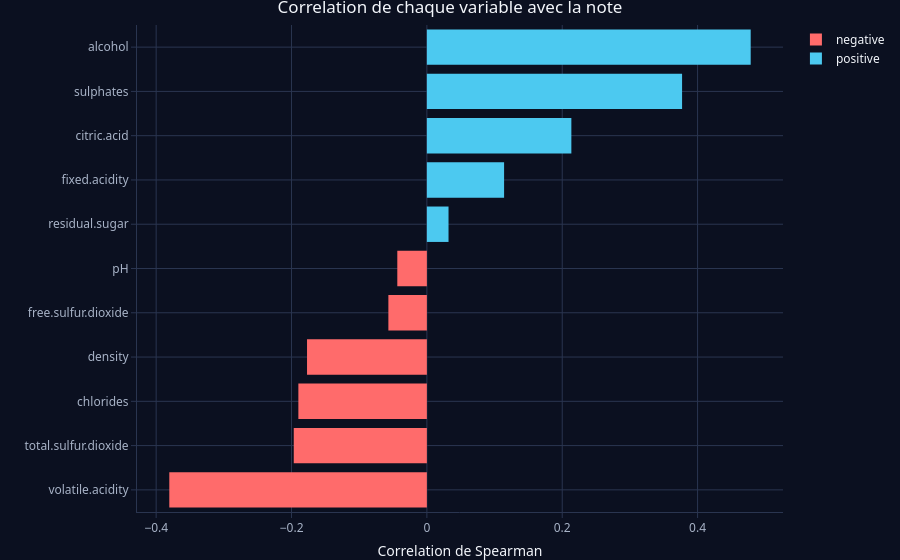

The cell this chart's notebook holds for it:
### Markdown cell above
### Question 2 — Exploration visuelle : variables influencant la qualite

### Code cell
# Correlation de Spearman (rangs) : adaptee a une note ordinale
corr <- sort(sapply(X, function(col) cor(col, y, method = "spearman")))
cdf <- data.frame(variable = factor(names(corr), levels = names(corr)), correlation = as.numeric(corr))
cdf$signe <- ifelse(cdf$correlation >= 0, "positive", "negative")
plot_ly(cdf, x = ~correlation, y = ~variable, type = "bar", orientation = "h",
        color = ~signe, colors = c(negative = pick_color(1), positive = pick_color(0))) %>%
  layout(title = "Correlation de chaque variable avec la note",
         xaxis = list(title = "Correlation de Spearman"), yaxis = list(title = "")) %>%
  apply_dark_theme()

### Figure 1 — Plotly figure (JSON) as saved in the notebook; plotly's stock layout.template omitted (floating-point values rounded to 4 significant figures)
{"data": [{"error_x": {"color": "rgba(255,107,107,1)"}, "error_y": {"color": "rgba(255,107,107,1)"}, "marker": {"color": "rgba(255,107,107,1)", "line": {"color": "rgba(255,107,107,1)"}}, "name": "negative", "orientation": "h", "textfont": {"color": "rgba(255,107,107,1)"}, "type": "bar", "x": [-0.3806, -0.1967, -0.1899, -0.1771, -0.0569, -0.0437], "xaxis": "x", "y": ["volatile.acidity", "total.sulfur.dioxide", "chlorides", "density", "free.sulfur.dioxide", "pH"], "yaxis": "y"}, {"error_x": {"color": "rgba(76,201,240,1)"}, "error_y": {"color": "rgba(76,201,240,1)"}, "marker": {"color": "rgba(76,201,240,1)", "line": {"color": "rgba(76,201,240,1)"}}, "name": "positive", "orientation": "h", "textfont": {"color": "rgba(76,201,240,1)"}, "type": "bar", "x": [0.032, 0.1141, 0.2135, 0.3771, 0.4785], "xaxis": "x", "y": ["residual.sugar", "fixed.acidity", "citric.acid", "sulphates", "alcohol"], "yaxis": "y"}], "layout": {"colorway": ["#4cc9f0", "#ff6b6b", "#ffd166", "#80ed99", "#c77dff", "#f4a261", "#90e0ef", "#e9c46a"], "font": {"color": "#f3f6fb", "family": "Segoe UI, Arial"}, "hoverlabel": {"bgcolor": "#121a2b", "font": {"color": "#f3f6fb"}}, "hovermode": "closest", "legend": {"bgcolor": "rgba(0,0,0,0)", "font": {"color": "#f3f6fb"}}, "margin": {"b": 40, "l": 60, "r": 10, "t": 25}, "paper_bgcolor": "#0b1020", "plot_bgcolor": "#0b1020", "showlegend": true, "title": "Correlation de chaque variable avec la note", "xaxis": {"automargin": true, "domain": [0, 1], "gridcolor": "#2a3550", "linecolor": "#2a3550", "tickcolor": "#2a3550", "tickfont": {"color": "#a8b3c7"}, "title": "Correlation de Spearman", "zerolinecolor": "#2a3550"}, "yaxis": {"automargin": true, "categoryarray": ["volatile.acidity", "total.sulfur.dioxide", "chlorides", "density", "free.sulfur.dioxide", "pH", "residual.sugar", "fixed.acidity", "citric.acid", "sulphates", "alcohol"], "categoryorder": "array", "domain": [0, 1], "gridcolor": "#2a3550", "linecolor": "#2a3550", "tickcolor": "#2a3550", "tickfont": {"color": "#a8b3c7"}, "title": "", "type": "category", "zerolinecolor": "#2a3550"}}}
